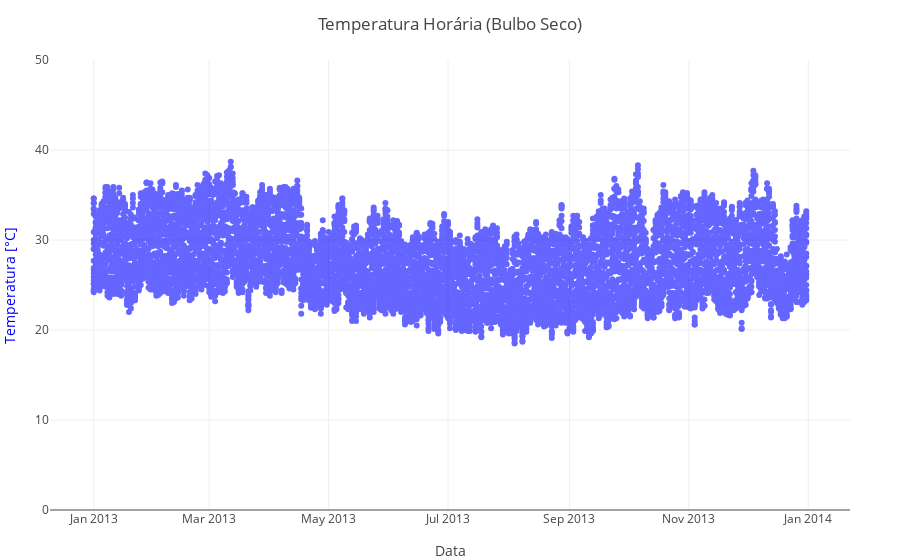

The code cell stored with this chart in its notebook:
### Code cell
# Criando o gráfico com PlotlyJS
scatter_plot = PlotlyJS.Plot(
    PlotlyJS.scatter(
        x=clima_data.DATA,
        y=clima_data.TEMPERATURA_DO_AR_BULBO_SECO_HORARIA_C,
        mode="markers",
        marker_color="blue",
        opacity=0.6
    ),
    Layout(
        title="Temperatura Horária (Bulbo Seco)",
        xaxis_title="Data",
        yaxis_title="Temperatura [°C]",
        yaxis=attr(
            range=[0, 50],
            side="left",
            titlefont=attr(color="blue")
        ),
        yaxis2=attr(
            title="Temperatura [°F]",
            overlaying="y",
            side="right",
            tickvals=[32, 50, 68, 86, 104, 122],
            ticktext=["32", "50", "68", "86", "104", "122"]
        ),
        template="plotly_white"
    )
)

# Mostrar o gráfico
display(scatter_plot)

### Figure 1 — Plotly figure (JSON) as saved in the notebook; plotly's stock layout.template omitted (floating-point values rounded to 4 significant figures; data arrays with more than 128 entries replaced by an {"elided": "..."} marker saying what was removed)
{"data": [{"marker": {"color": "blue"}, "mode": "markers", "opacity": 0.6, "type": "scatter", "x": {"elided": "8760 str values"}, "y": {"elided": "8760 float values"}}], "layout": {"margin": {"b": 50, "l": 50, "r": 50, "t": 60}, "title": "Temperatura Horária (Bulbo Seco)", "xaxis": {"title": {"text": "Data"}}, "yaxis": {"range": [0, 50], "side": "left", "title": {"text": "Temperatura [°C]"}, "titlefont": {"color": "blue"}}, "yaxis2": {"overlaying": "y", "side": "right", "ticktext": ["32", "50", "68", "86", "104", "122"], "tickvals": [32, 50, 68, 86, 104, 122], "title": "Temperatura [°F]"}}}
